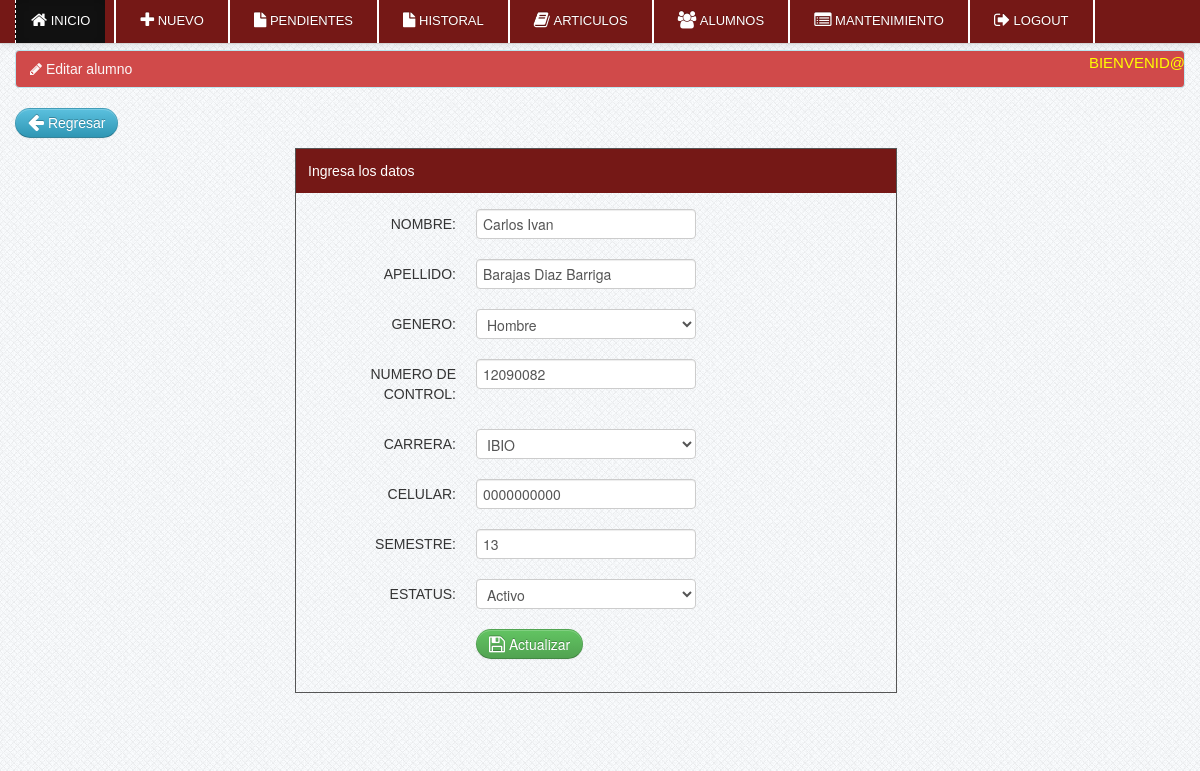
The page /sistema/editar_alumno.php?id=1 (signed in) on the database its author committed.
### tables this page shows
CREATE TABLE `alumnos` (
  `id_alumno` int(11) NOT NULL,
  `nombre` varchar(20) NOT NULL,
  `apellido` varchar(40) NOT NULL,
  `genero` varchar(10) NOT NULL,
  `num_control` varchar(15) NOT NULL,
  `carrera` varchar(15) NOT NULL,
  `celular` varchar(12) NOT NULL,
  `semestre` varchar(2) NOT NULL,
  `estatus` varchar(10) NOT NULL
);

### sistema/editar_alumno.php (the view, shortened to what this page needs)
<?php include('header.php'); ?>
<?php include('navbar_dashboard.php'); ?>
<?php $get_id = $_GET['id']; ?>
    <div class="container">
		<div class="margin-top">
			<div class="row">
			<div class="span12">
		<?php
		$query=mysql_query("select * from alumnos where id_alumno='$get_id'")or die(mysql_error());
		$row=mysql_fetch_array($query);
		?>
             <div class="alert alert-info"><i class="icon-pencil"></i>&nbsp;Editar alumno</div>
			<p><a class="btn btn-info" href="alumnos.php"><i class="icon-arrow-left icon-large"></i>&nbsp;Regresar</a></p>
	<div class="addstudent">
	<div class="details">Ingresa los datos</div>
	<form class="form-horizontal" method="POST" action="actualizar_alumno.php" enctype="multipart/form-data">
		<div class="control-group">
			<label class="control-label" for="inputEmail">Nombre:</label>
			<div class="controls">
			<input type="text" id="inputEmail" name="nombre" value="<?php echo $row['nombre']; ?>" placeholder="Oscar"   autocomplete="off" required>
			</div>
		</div>
		<div class="control-group">
			<label class="control-label" for="inputPassword">Apellido:</label>
			<div class="controls">
			<input type="text" id="inputPassword" name="apellido" value="<?php echo $row['apellido']; ?>" placeholder="Maldonado" autocomplete="off" required>
			</div>
		</div>
        <div class="control-group">
			<label class="control-label" for="inputPassword">Genero:</label>
			<div class="controls">
			<select name="genero">
				<option><?php echo $row['genero']; ?></option>
			</select>
			</div>
		</div>
		<div class="control-group">
			<label class="control-label" for="inputPassword">Numero de control:</label>
			<div class="controls">
			<input type="text" id="inputPassword" name="num_control" value="<?php echo $row['num_control']; ?>" placeholder="XXXXXXXX" autocomplete="off" maxlength="8" required>
			</div>
		</div>
		<div class="control-group">
			<label class="control-label" for="inputPassword">Carrera:</label>
			<div class="controls">
			<select name="carrera">
				<option><?php echo $row['carrera']; ?></option>
			</select>
			</div>
		</div>
       	<div class="control-group">
			<label class="control-label" for="inputPassword">Celular:</label>
			<div class="controls">
			<input type='tel' pattern="[0-9]{10,10}" class="search" name="celular" value="<?php echo $row['celular']; ?>" placeholder="10 digitos"  autocomplete="off" minlength="10"  maxlength="10" >
			</div>
		</div>
 	<div class="control-group">
			<label class="control-label" for="inputPassword">Semestre:</label>
			<div class="controls">
			<input type="text" id="inputPassword" name="semestre" value="<?php echo $row['semestre']; ?>" placeholder="XXXXXXXX"   autocomplete="off" required>
			</div>
		</div>
				<div class="control-group">
			<label class="control-label" for="inputPassword">Estatus:</label>
			<div class="controls">
				<select name="estatus" required>
                    <option>Activo</option>
				</select>
			</div>
		</div>
		<div class="control-group">
			<div class="controls">
			<button name="submit" type="submit" class="btn btn-success"><i class="icon-save icon-large"></i>&nbsp;Actualizar</button>
			</div>
		</div>
    </form>
			</div>
			</div>
			</div>
		</div>
    </div>
<?php include('footer.php') ?>

### css/docs.css (style rules this page uses)
body { font-family:'TR Century Gothic',Helvetica,Arial,sans-serif !important; }
.btn { border-radius: 25px !important; }
.alert { text-shadow: none; }
.addstudent { border: 1px solid #555555; margin-bottom: 50px; margin-left: 280px; padding-bottom: 13px; width: 600px; }
.details { background: none repeat scroll 0 0 #751816; color: #FFFFFF; margin-bottom: 16px; padding: 12px; }
.form-horizontal .control-label { float: left; padding-top: 5px; text-align: right; width: 160px; text-transform:uppercase; }
.margin-top { margin-top:50px; }
body { background: url(../img/grid_noise.png); position: relative; }

### css/print.css (style rules this page uses)
.btn { display:none; }
.alert { display:none; }
body { font-family:arial; font-size:13px; }

### rows shown on the page
alumnos: nombre "Carlos Ivan", apellido "Barajas Diaz Barriga", genero "Hombre", num_control "12090082", carrera "IBIO", celular "0000000000", semestre "13"
